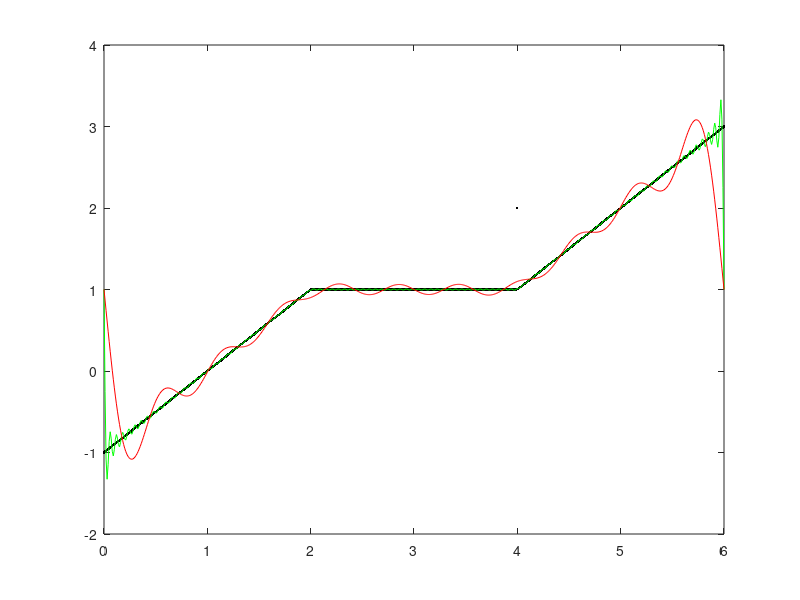

This chart was generated by the following MATLAB code:
clear; close all; clc;

Fs=125;
t=-4:(1/Fs):4;

x=2.*(abs(t)>2) + (-1+t.*sign(-2*t)).*(abs(t)<=2);

XT=zeros(size(t));
for n=1:10
    an=-8/(n*n*pi*pi)*(cos(n*pi/2)-1)-10/(n*pi)*sin(n*pi/2);
    XT=XT+an*cos(n*pi*t/4);
end

XT1=zeros(size(t));
for n=1:120
    an=-8/(n*n*pi*pi)*(cos(n*pi/2)-1)-10/(n*pi)*sin(n*pi/2);
    XT1=XT1+an*cos(n*pi*t/4);
end

plot(t,x,'.k',t,XT,'r',t,XT1,'g');

%%
clear; close all; clc;

% sygnał prostokątny bipolarny

Fs=100;
t=-5:(1/Fs):5;

x=1.0.*((t<-3 & t>=-4) + (t<-1 & t>=-2) + (t<1 & t>=0) + (t<3 & t>=2) + (t<5 & t>=4))...
    -1.0.*((t<-4 & t>=-5) + (t<-2 & t>=-3) + (t<0 & t>=-1) + (t<2 & t>=1) + (t<4 & t>=3));

XT=0;
for n=1:7
    bn=2*(1-power(-1,n))/(n*pi);
    XT=XT+bn*sin(n*pi*t);
end

XT1=0;
for n=1:50
    bn=2*(1-power(-1,n))/(n*pi);
    XT1=XT1+bn*sin(n*pi*t);
end

plot(t,x,'.b',t,XT,'g',t,XT1,'r')

%%
clear; close all; clc;

Fs=50;
t=0:(1/Fs):2;

x=(2*t+1).*(t>=0 & t<=2);

XT=ones(size(t));
for n=1:10
    an=1/(n*pi)*(5*sin(2*n*pi/3)+6/(n*pi)*(cos(2*n*pi/3)-1));
    bn=1/(n*pi)*(1-5*cos(2*n*pi/3)+6/(n*pi)*sin(2*pi*n/3));
    XT=XT+an.*cos(n*t*pi/3)+bn.*sin(n*pi*t/3);
end

XT1=ones(size(t));
for n=1:100
    an=1/(n*pi)*(5*sin(2*n*pi/3)+6/(n*pi)*(cos(2*n*pi/3)-1));
    bn=1/(n*pi)*(1-5*cos(2*n*pi/3)+6/(n*pi)*sin(2*pi*n/3));
    XT1=XT1+an.*cos(n*t*pi/3)+bn.*sin(n*pi*t/3);
end

plot(t,x,'b',t,XT,'g',t,XT1,'r')
%%
clear; close all; clc;

% Impuls prostokątny

Fs=100;
t=-1:(1/Fs):1;

x=1.0*(abs(t)<=0.5);

XT=0.5*ones(size(t));

for n=1:6
    an=2*sin(0.5*n*pi)/(n*pi);
    XT=XT+an*cos(n*pi*t);
end

XT1=0.5*ones(size(t));
for n=1:50
    an=2*sin(0.5*n*pi)/(n*pi);
    XT1=XT1+an*cos(n*pi*t);
end

plot(t,x,'.b',t,XT,'g',t,XT1,'r')
%%
clear; close all; clc;

Fs=100;
t=-2:(1/Fs):4;

x=(1+0.5*sign(t).*t.*t).*(abs(t)<=2) + 1.0*(abs(t-3)<1);

XT=1.0*ones(size(t));

for n=1:7
    bn=18/(n*n*n*pi*pi*pi)*(cos(2*n*pi/3)-1)+12/(n*n*pi*pi)*sin(2*n*pi/3)-4/(n*pi)*cos(2*n*pi/3);
    XT=XT+bn*sin(n*pi*t/3);
end

XT1=1.0*ones(size(t));

for n=1:50
    bn=18/(n*n*n*pi*pi*pi)*(cos(2*n*pi/3)-1)+12/(n*n*pi*pi)*sin(2*n*pi/3)-4/(n*pi)*cos(2*n*pi/3);
    XT1=XT1+bn*sin(n*pi*t/3);
end

plot(t,x,'.b',t,XT,'g',t,XT1,'r')

%%
clear; close all; clc;

% Sygnał trójkątny

Fs=100;
t=-2:(1/Fs):2;

x=1.0*(1-abs(t)).*(abs(t)<=1);

XT=1/4*ones(size(t));
for n=1:7
    an=4/(n*n*pi*pi)*(1-cos((n*pi)/2));
    XT=XT+an*cos((n*pi*t)/2);
end

XT1=1/4*ones(size(t));
for n=1:50
    an=4/(n*n*pi*pi)*(1-cos((n*pi)/2));
    XT1=XT1+an*cos((n*pi*t)/2);
end

plot(t,x,'.b',t,XT,'g',t,XT1,'r')
%%
clear; close all; clc;

Fs=100;
t=0:(1/Fs):pi;

x=t.*(t>=0 & t<=pi);

XT=pi/4*ones(size(t));

for n=1:7
    an=(power(-1,n)-1)/(n*n*pi);
    bn=(power(-1,n+1))/(n);
    XT=XT+an.*cos(n*t)+bn.*sin(n*t);
end

XT1=pi/4*ones(size(t));

for n=1:50
    an=((-1)^(n)-1)/(n*n*pi);
    bn=((-1)^(n+1))/n;
    XT1=XT1+an.*cos(n*t)+bn.*sin(n*t);
end

plot(t,x,'.b',t,XT,'g',t,XT1,'r')
%%
clc; close all; clear;

Fs=100;
t=0:(1/Fs):6;
x=(t-1).*(t<2)+1*(t>=2 & t<=4)+(t-3).*(t>=4 & t<=6);

XT1=ones(size(t));
for n=1:10
    bn=(3/(pi*pi*n*n))*sin((2*pi*n)/3)-4/(pi*n)-3/(pi*pi*n*n)*sin((4*pi*n)/3);
    XT1=XT1+bn*sin(2*n*pi*t/6);
end

XT=ones(size(t));
for n=1:100
    bn=(3/(pi*pi*n*n))*sin((2*pi*n)/3)-4/(pi*n)-3/(pi*pi*n*n)*sin((4*pi*n)/3);
    XT=XT+bn*sin(2*n*pi*t/6);
end
plot(t,x,'.k',t,XT,'g',t,XT1,'r');

